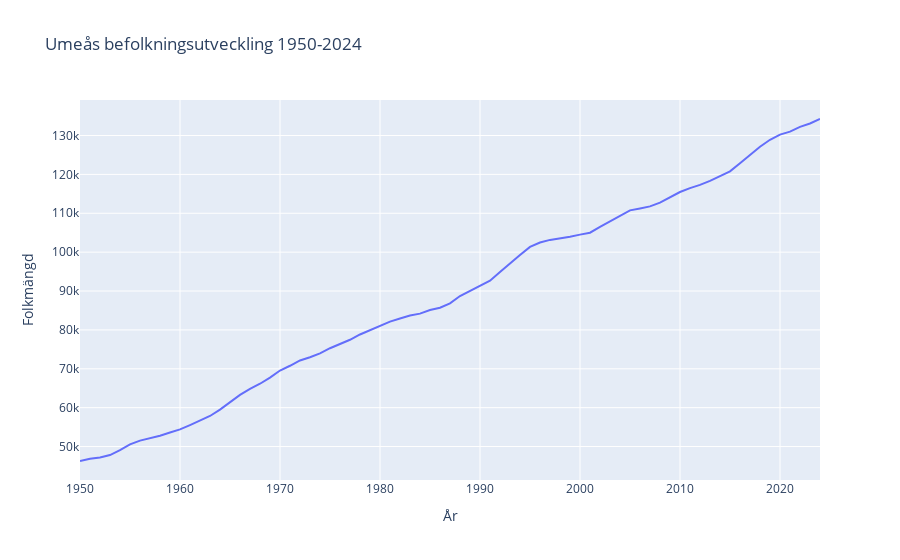

The code cell stored with this chart in its notebook:
### Markdown cell above
Umeås historiska befolkningsutveckling

### Code cell
import geopandas as gpd
import plotly.express as px;
import pandas as pd

dagbef_tid_area_path = r"C:\Users\fabia\AH1023\Projekt\Projekt_2\data2\dagbef_area.xlsx"
bef_tid_lang_path = r"C:\Users\fabia\AH1023\Projekt\Projekt_2\data2\be0101_folkmangdkom2024.xlsx"
bef_tid_kort_path = r"C:\Users\fabia\AH1023\Projekt\Projekt_2\data2\befolkningsfoeraendringar-helar.parquet"
nattbef_tid_area_path = r"C:\Users\fabia\AH1023\Projekt\Projekt_2\data2\nattbef_area.xlsx"
#visualisering av umeås historiska befolkningsutveckling användninga av scatter plot
bef_tid_kort = pd.read_parquet(bef_tid_kort_path)
nattbef_tid_area = pd.read_excel(nattbef_tid_area_path)
bef_tid_lang = pd.read_excel(bef_tid_lang_path)
dagbef_tid_area = pd.read_excel(dagbef_tid_area_path)
# select Excel row 245 (1-based)
bef_tid_lang = bef_tid_lang.iloc[[4,243]]
# Extract years from row 4 and population data from row 243
years = bef_tid_lang.iloc[0, 1:].values
population = bef_tid_lang.iloc[1, 1:].values

# Create scatter plot
fig = px.line(x=years, y=population, labels={'x': 'År', 'y': 'Folkmängd'}, title='Umeås befolkningsutveckling 1950-2024')
fig.show()

### Figure 1 — Plotly figure (JSON) as saved in the notebook; plotly's stock layout.template omitted (floating-point values rounded to 4 significant figures)
{"data": [{"hovertemplate": "År=%{x}<br>Folkmängd=%{y}<extra></extra>", "legendgroup": "", "line": {"color": "#636efa", "dash": "solid"}, "marker": {"symbol": "circle"}, "mode": "lines", "name": "", "orientation": "v", "showlegend": false, "type": "scatter", "x": [1950, 1951, 1952, 1953, 1954, 1955, 1956, 1957, 1958, 1959, 1960, 1961, 1962, 1963, 1964, 1965, 1966, 1967, 1968, 1969, 1970, 1971, 1972, 1973, 1974, 1975, 1976, 1977, 1978, 1979, 1980, 1981, 1982, 1983, 1984, 1985, 1986, 1987, 1988, 1989, 1990, 1991, 1992, 1993, 1994, 1995, 1996, 1997, 1998, 1999, 2000, 2001, 2002, 2003, 2004, 2005, 2006, 2007, 2008, 2009, 2010, 2011, 2012, 2013, 2014, 2015, 2016, 2017, 2018, 2019, 2020, 2021, 2022, 2023, 2024], "xaxis": "x", "y": [46282, 46869, 47169, 47804, 49083, 50542, 51527, 52077, 52784, 53612, 54415, 55524, 56595, 57862, 59491, 61296, 63275, 64822, 66154, 67721, 69547, 70776, 72136, 72960, 73977, 75290, 76276, 77458, 78827, 79930, 81088, 82143, 82946, 83717, 84192, 85108, 85698, 86816, 88726, 90004, 91258, 92653, 94912, 97190, 99249, 101337, 102487, 103151, 103517, 103970, 104512, 105006, 106525, 107917, 109390, 110758, 111235, 111771, 112728, 114075, 115473, 116465, 117294, 118349, 119613, 120777, 122892, 125080, 127119, 128901, 130224, 130997, 132235, 133091, 134249], "yaxis": "y"}], "layout": {"legend": {"tracegroupgap": 0}, "title": {"text": "Umeås befolkningsutveckling 1950-2024"}, "xaxis": {"anchor": "y", "domain": [0, 1], "title": {"text": "År"}}, "yaxis": {"anchor": "x", "domain": [0, 1], "title": {"text": "Folkmängd"}}}}
